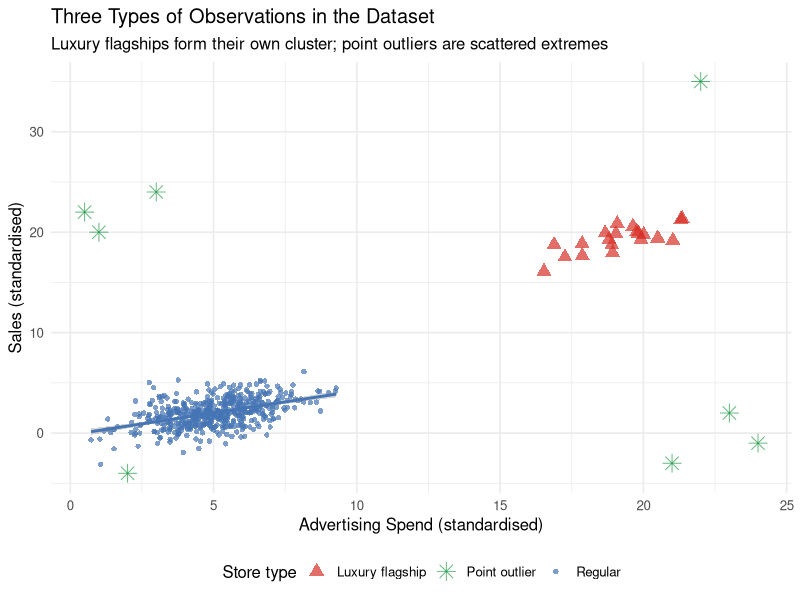
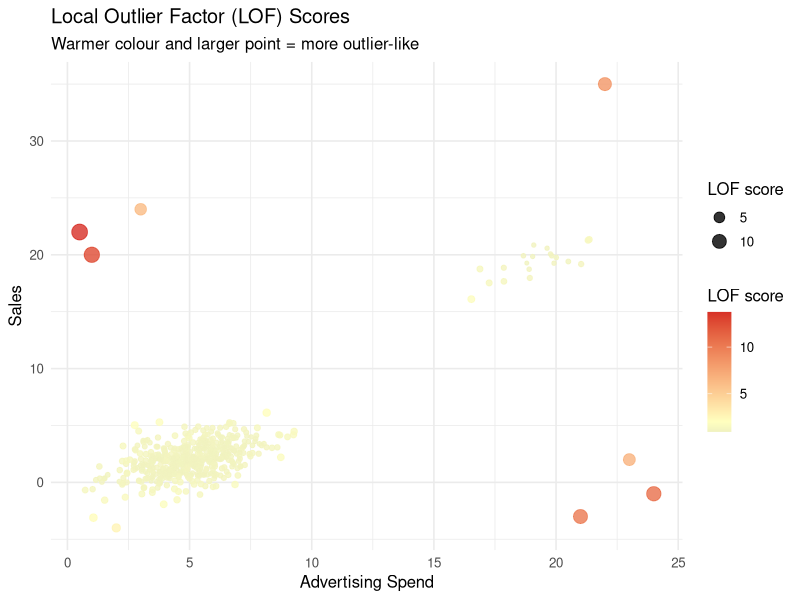
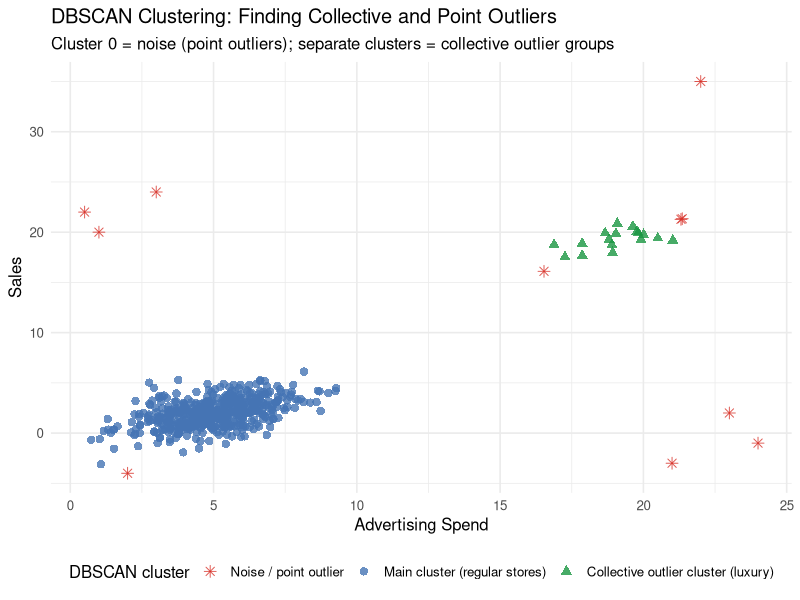
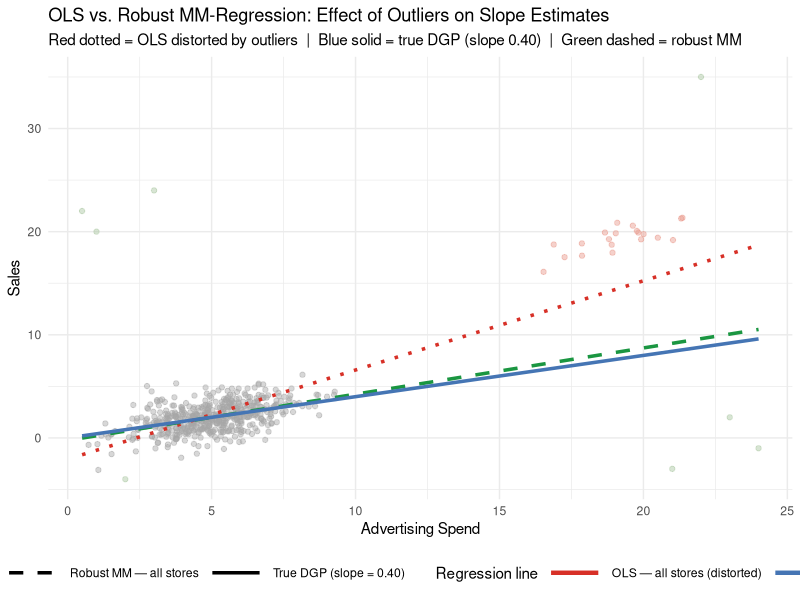
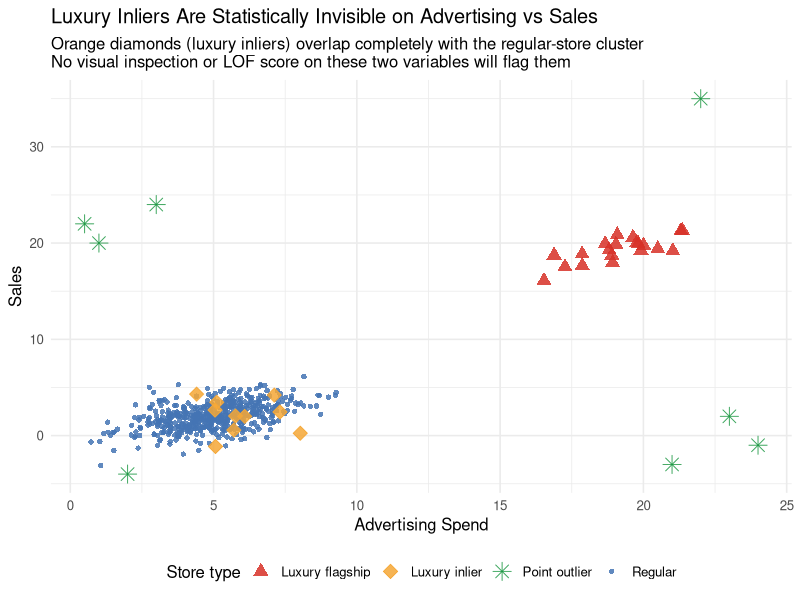
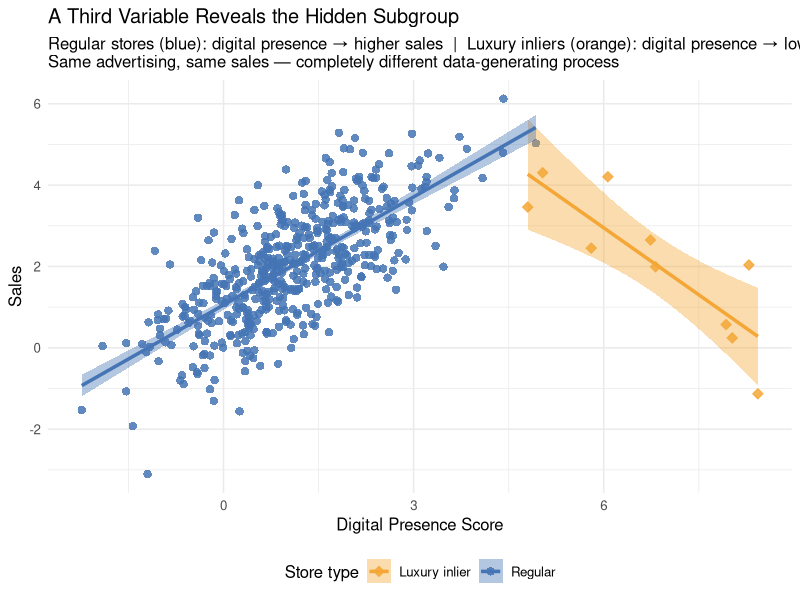

Recreate these plots in R, in order.
## ---- chunk 1
knitr::opts_chunk$set(
  echo = TRUE,
  fig.width = 8,
  fig.height = 5,
  fig.path = "figs/",
  dev = "svg"
)

dir.create("figs", recursive = TRUE, showWarnings = FALSE)
## ---- chunk 2
#| code-summary: "▶ Load required packages"
# Uncomment to install if needed:
# install.packages(c("lavaan", "semTools", "MASS", "ggplot2",
#                    "dplyr", "tidyr", "corrplot", "knitr", "lmtest",
#                    "mclust", "dbscan"))

library(lavaan)       # CFA and SEM (Cases 1 and 3)
library(semTools)     # htmt() and auxiliary SEM tools (Cases 1 and 3)
library(MASS)         # mvrnorm(): generate multivariate normal data (all cases)
library(ggplot2)      # Visualizations (all cases)
library(dplyr)        # Data manipulation (all cases)
library(tidyr)        # Data reshaping (Cases 2 and 3)
library(corrplot)     # Correlation heatmap (Case 1)
library(knitr)        # Nicely formatted tables (all cases)
library(lmtest)       # Breusch-Pagan heteroskedasticity test (Case 2)
library(mclust)       # Gaussian mixture models / latent class analysis (Case 4)
library(dbscan)       # Local outlier factor and DBSCAN clustering (Case 5)
## ---- chunk 3
#| code-summary: "▶ Simulate store dataset with collective and point outliers"
set.seed(2025)

# ── Regular stores ─────────────────────────────────────────────────────────────
# True DGP: sales = 0.40 * advertising + noise   (slope = 0.40, no intercept)
n_reg <- 500
adv_reg   <- rnorm(n_reg, mean = 5, sd = 1.5)
sales_reg <- 0.4 * adv_reg + rnorm(n_reg, sd = 1.2)

# ── Luxury flagship stores (collective outliers) ───────────────────────────────
# Different economic model: much higher advertising, steeper returns to advertising.
# Their cluster (centroid ≈ 20, 20) is far from the regular cluster (≈ 5, 2) —
# the "between-cluster" slope is ~1.2, which will pull OLS well above 0.40.
n_lux <- 20
adv_lux   <- rnorm(n_lux, mean = 20, sd = 1.5)
sales_lux <- 0.90 * adv_lux + rnorm(n_lux, sd = 0.8) + 2   # steeper slope, similar absolute level

# ── Point outliers (individual extreme observations) ───────────────────────────
n_pt  <- 8
adv_pt   <- c(24, 0.5, 2, 22, 1, 23, 3, 21)     # extreme advertising values
sales_pt <- c(-1, 22, -4, 35, 20,  2, 24, -3)   # extreme / inconsistent sales

# ── Combine into single dataset ────────────────────────────────────────────────
df5 <- data.frame(
  advertising = c(adv_reg,    adv_lux,    adv_pt),
  sales       = c(sales_reg,  sales_lux,  sales_pt),
  store_type  = c(rep("Regular",        n_reg),
                  rep("Luxury flagship", n_lux),
                  rep("Point outlier",   n_pt))
)
## ---- chunk 4
#| code-summary: "▶ Plot: stores colored by true type"
ggplot(df5, aes(x = advertising, y = sales, colour = store_type, shape = store_type)) +
  geom_point(aes(size = store_type), alpha = 0.7) +
  geom_smooth(data = filter(df5, store_type == "Regular"),
              method = "lm", se = TRUE, colour = "#4575b4",
              linewidth = 1.0, inherit.aes = FALSE,
              aes(x = advertising, y = sales)) +
  scale_colour_manual(
    values = c("Regular"         = "#4575b4",
               "Luxury flagship" = "#d73027",
               "Point outlier"   = "#1a9641"),
    name   = "Store type"
  ) +
  scale_shape_manual(
    values = c("Regular" = 16, "Luxury flagship" = 17, "Point outlier" = 8),
    name   = "Store type"
  ) +
  scale_size_manual(
    values = c("Regular" = 1.5, "Luxury flagship" = 3.5, "Point outlier" = 4),
    name   = "Store type"
  ) +
  labs(
    x        = "Advertising Spend (standardised)",
    y        = "Sales (standardised)",
    title    = "Three Types of Observations in the Dataset",
    subtitle = "Luxury flagships form their own cluster; point outliers are scattered extremes"
  ) +
  theme_minimal(base_size = 12) +
  theme(legend.position = "bottom")
## ---- chunk 5
#| code-summary: "▶ Compute LOF scores and visualize"
# Standardise the variables before computing LOF
df5_scaled <- data.frame(
  advertising = scale(df5$advertising),
  sales       = scale(df5$sales)
)

# Compute LOF scores (minPts = number of neighbours to consider)
df5$lof_score <- dbscan::lof(df5_scaled, minPts = 10)

# Visualise LOF scores
ggplot(df5, aes(x = advertising, y = sales,
                colour = lof_score, size = lof_score)) +
  geom_point(alpha = 0.8) +
  scale_colour_gradient2(low = "#4575b4", mid = "#ffffbf", high = "#d73027",
                         midpoint = 2, name = "LOF score") +
  scale_size_continuous(range = c(1, 5), name = "LOF score") +
  labs(
    x        = "Advertising Spend",
    y        = "Sales",
    title    = "Local Outlier Factor (LOF) Scores",
    subtitle = "Warmer colour and larger point = more outlier-like"
  ) +
  theme_minimal(base_size = 12) +
  theme(legend.position = "right")
## ---- chunk 6
#| code-summary: "▶ Table: top outliers by LOF score"
# Show the top outliers by LOF score
df5 |>
  arrange(desc(lof_score)) |>
  select(advertising, sales, store_type, lof_score) |>
  head(15) |>
  mutate(across(where(is.numeric), \(x) round(x, 2))) |>
  kable(
    col.names = c("Advertising", "Sales", "Store Type", "LOF Score"),
    caption   = "Top 15 Observations by LOF Score (highest = most outlier-like)"
  )
## ---- chunk 7
#| code-summary: "▶ DBSCAN clustering — find collective outlier cluster"
# Fit DBSCAN
# eps: maximum distance to be considered a "neighbour"
# minPts: minimum cluster size
dbscan_fit <- dbscan::dbscan(df5_scaled, eps = 0.4, minPts = 4)
df5$cluster <- factor(dbscan_fit$cluster)

ggplot(df5, aes(x = advertising, y = sales,
                colour = cluster, shape = cluster)) +
  geom_point(size = 2.5, alpha = 0.8) +
  scale_colour_manual(
    values = c("0" = "#d73027",   # noise = red (point outliers)
               "1" = "#4575b4",   # main cluster = blue
               "2" = "#1a9641",   # luxury cluster = green
               "3" = "#fdae61"),  # any additional cluster
    labels = c("0" = "Noise / point outlier",
               "1" = "Main cluster (regular stores)",
               "2" = "Collective outlier cluster (luxury)",
               "3" = "Additional cluster"),
    name   = "DBSCAN cluster",
    drop   = FALSE
  ) +
  scale_shape_manual(
    values = c("0" = 8, "1" = 16, "2" = 17, "3" = 15),
    labels = c("0" = "Noise / point outlier",
               "1" = "Main cluster (regular stores)",
               "2" = "Collective outlier cluster (luxury)",
               "3" = "Additional cluster"),
    name   = "DBSCAN cluster",
    drop   = FALSE
  ) +
  labs(
    x        = "Advertising Spend",
    y        = "Sales",
    title    = "DBSCAN Clustering: Finding Collective and Point Outliers",
    subtitle = "Cluster 0 = noise (point outliers); separate clusters = collective outlier groups"
  ) +
  theme_minimal(base_size = 12) +
  theme(legend.position = "bottom")
## ---- chunk 8
#| code-summary: "▶ OLS vs. robust MM-regression coefficient comparison"
# ── Fit regression models ─────────────────────────────────────────────────────
m_ols_all <- lm(sales ~ advertising, data = df5)
m_robust  <- MASS::rlm(sales ~ advertising, data = df5, method = "MM")
# True DGP: sales = 0.4 * advertising (known from simulation — slope = 0.40)

# ── Compare coefficients against true DGP ────────────────────────────────────
coef_compare5 <- data.frame(
  Model = c("OLS — all stores (distorted by outliers)",
            "True DGP (known from simulation)",
            "Robust MM-estimation — all stores"),
  `Advertising coefficient` = round(c(coef(m_ols_all)["advertising"],
                                      0.40,
                                      coef(m_robust)["advertising"]), 3)
)

kable(coef_compare5,
      col.names = c("Model", "Advertising Coefficient"),
      caption   = "OLS vs. Robust MM-Regression: The luxury flagship cluster and point outliers pull OLS well above the true DGP slope; MM-estimation recovers close to 0.40.")
## ---- chunk 9
#| code-summary: "▶ Plot: OLS vs. robust MM regression lines"
# Generate prediction lines
x_seq <- seq(min(df5$advertising), max(df5$advertising), length.out = 300)
newdat <- data.frame(advertising = x_seq)

pred_lines <- data.frame(
  advertising = rep(x_seq, 3),
  sales       = c(predict(m_ols_all, newdata = newdat),
                  0.40 * x_seq,                          # True DGP: slope = 0.40, intercept = 0
                  predict(m_robust,  newdata = newdat)),
  model       = rep(c("OLS — all stores (distorted)",
                      "True DGP (slope = 0.40)",
                      "Robust MM — all stores"),
                    each = length(x_seq))
)

line_colors <- c(
  "OLS — all stores (distorted)" = "#d73027",
  "True DGP (slope = 0.40)"     = "#4575b4",
  "Robust MM — all stores"      = "#1a9641"
)
line_types <- c(
  "OLS — all stores (distorted)" = "dotted",
  "True DGP (slope = 0.40)"     = "solid",
  "Robust MM — all stores"      = "dashed"
)

ggplot() +
  geom_point(data = df5,
             aes(x = advertising, y = sales, colour = store_type),
             alpha = 0.45, size = 1.5) +
  geom_line(data = pred_lines,
            aes(x = advertising, y = sales, colour = model, linetype = model),
            linewidth = 1.2) +
  scale_colour_manual(
    values = c(
      "Regular"                      = "grey65",
      "Luxury flagship"              = "#e8998d",
      "Point outlier"                = "#a8c5a0",
      "OLS — all stores (distorted)" = "#d73027",
      "True DGP (slope = 0.40)"     = "#4575b4",
      "Robust MM — all stores"      = "#1a9641"
    ),
    breaks = c("OLS — all stores (distorted)",
               "True DGP (slope = 0.40)",
               "Robust MM — all stores"),
    name = "Regression line"
  ) +
  scale_linetype_manual(values = line_types, name = "Regression line") +
  guides(colour   = guide_legend(order = 1, override.aes = list(linewidth = 1.5)),
         linetype = guide_legend(order = 1)) +
  labs(
    x        = "Advertising Spend",
    y        = "Sales",
    title    = "OLS vs. Robust MM-Regression: Effect of Outliers on Slope Estimates",
    subtitle = "Red dotted = OLS distorted by outliers  |  Blue solid = true DGP (slope 0.40)  |  Green dashed = robust MM"
  ) +
  theme_minimal(base_size = 11) +
  theme(legend.position  = "bottom",
        legend.direction = "horizontal",
        legend.key.width = unit(1.5, "cm"))
## ---- chunk 10
#| code-summary: "▶ Sensitivity table: OLS vs. robust MM coefficients"
# Extract and compare key summary stats
sens_df <- data.frame(
  Method = c("OLS (all stores)", "Robust MM-estimation (all stores)"),
  `Intercept` = round(c(coef(m_ols_all)[1], coef(m_robust)[1]), 3),
  `Advertising slope` = round(c(coef(m_ols_all)[2], coef(m_robust)[2]), 3)
)

kable(sens_df,
      col.names = c("Method", "Intercept", "Advertising Slope"),
      caption   = "Sensitivity Check: OLS vs. Robust MM-Estimation Coefficients")
## ---- chunk 11
#| code-summary: "▶ Add luxury inliers + digital presence variable (extends df5)"
set.seed(42)
n_lux_in <- 10

# Luxury inliers: advertising and sales deliberately overlap with regular stores.
# On the main two dimensions, they are statistically indistinguishable.
adv_in   <- rnorm(n_lux_in, mean = 5.2, sd = 1.4)
sales_in <- 0.38 * adv_in + rnorm(n_lux_in, sd = 1.15)

# Third variable: digital presence score (0–10 composite: social media, web traffic,
# online reviews). Key distinction in the data-generating process:
#   Regular stores:      POSITIVE slope — mass-market brands benefit from digital reach.
#   Luxury inliers:      NEGATIVE slope — digital overexposure erodes brand exclusivity.
dp_reg <- 0.55 * sales_reg + rnorm(n_reg,    mean = 0, sd = 0.80)
dp_in  <- -0.65 * sales_in  + rnorm(n_lux_in, mean = 0, sd = 0.50) + 8.0

# Assign neutral digital scores to the obvious outlier groups (not the focus here)
dp_lux <- rnorm(n_lux, mean = 6.5, sd = 0.6)
dp_pt  <- rnorm(n_pt,  mean = 3.0, sd = 0.8)

# Extended dataset: all original stores + luxury inliers
df5_ext <- data.frame(
  advertising      = c(adv_reg,      adv_lux,       adv_pt,      adv_in),
  sales            = c(sales_reg,    sales_lux,     sales_pt,    sales_in),
  digital_presence = c(dp_reg,       dp_lux,        dp_pt,       dp_in),
  store_type       = c(rep("Regular",          n_reg),
                       rep("Luxury flagship",  n_lux),
                       rep("Point outlier",    n_pt),
                       rep("Luxury inlier",    n_lux_in))
)
## ---- chunk 12
#| code-summary: "▶ Plot: four store types — inliers hidden inside regular cluster"
type_cols  <- c("Regular"         = "#4575b4",
                "Luxury flagship" = "#d73027",
                "Point outlier"   = "#1a9641",
                "Luxury inlier"   = "#f4a736")
type_shps  <- c("Regular"         = 16, "Luxury flagship" = 17,
                "Point outlier"   = 8,  "Luxury inlier"   = 23)
type_szs   <- c("Regular"         = 1.5, "Luxury flagship" = 3.5,
                "Point outlier"   = 4.0, "Luxury inlier"   = 3.5)

ggplot(df5_ext,
       aes(x = advertising, y = sales,
           colour = store_type, fill = store_type,
           shape = store_type, size = store_type)) +
  geom_point(alpha = 0.85) +
  scale_colour_manual(values = type_cols, name = "Store type") +
  scale_fill_manual(values   = type_cols, name = "Store type") +
  scale_shape_manual(values  = type_shps, name = "Store type") +
  scale_size_manual(values   = type_szs,  name = "Store type") +
  labs(
    x        = "Advertising Spend",
    y        = "Sales",
    title    = "Luxury Inliers Are Statistically Invisible on Advertising vs Sales",
    subtitle = paste0("Orange diamonds (luxury inliers) overlap completely with the regular-store cluster\n",
                      "No visual inspection or LOF score on these two variables will flag them")
  ) +
  theme_minimal(base_size = 12) +
  theme(legend.position = "bottom")
## ---- chunk 13
#| code-summary: "▶ LOF scores by group: inliers are indistinguishable from regular stores"
df5_ext_scaled <- scale(df5_ext[, c("advertising", "sales")])
df5_ext$lof2d  <- dbscan::lof(df5_ext_scaled, minPts = 10)

df5_ext |>
  group_by(store_type) |>
  summarise(
    `Mean LOF`  = round(mean(lof2d), 2),
    `Max LOF`   = round(max(lof2d),  2),
    `Pct > 2.0` = paste0(round(100 * mean(lof2d > 2.0), 0), "%"),
    n           = n(),
    .groups = "drop"
  ) |>
  arrange(desc(`Mean LOF`)) |>
  kable(caption = paste0(
    "LOF scores by store type (advertising + sales only). ",
    "Inliers are statistically indistinguishable from regular stores — ",
    "any threshold you set will miss them."
  ))
## ---- chunk 14
#| code-summary: "▶ Digital presence vs sales: opposite slopes reveal the hidden subgroup"
reg_and_inliers <- filter(df5_ext, store_type %in% c("Regular", "Luxury inlier"))

ggplot(reg_and_inliers,
       aes(x = digital_presence, y = sales,
           colour = store_type, fill = store_type, shape = store_type)) +
  geom_point(size = 2.5, alpha = 0.85) +
  geom_smooth(aes(group = store_type), method = "lm", se = TRUE,
              linewidth = 1.2) +
  scale_colour_manual(
    values = c("Regular" = "#4575b4", "Luxury inlier" = "#f4a736"),
    name   = "Store type"
  ) +
  scale_fill_manual(
    values = c("Regular" = "#4575b4", "Luxury inlier" = "#f4a736"),
    name   = "Store type"
  ) +
  scale_shape_manual(
    values = c("Regular" = 16, "Luxury inlier" = 23),
    name   = "Store type"
  ) +
  labs(
    x        = "Digital Presence Score",
    y        = "Sales",
    title    = "A Third Variable Reveals the Hidden Subgroup",
    subtitle = paste0(
      "Regular stores (blue): digital presence \u2192 higher sales  |  ",
      "Luxury inliers (orange): digital presence \u2192 lower sales\n",
      "Same advertising, same sales — completely different data-generating process"
    )
  ) +
  theme_minimal(base_size = 12) +
  theme(legend.position = "bottom")
## ---- chunk 15
#| code-summary: "▶ How inliers bias the digital presence coefficient"
m_pooled <- lm(sales ~ advertising + digital_presence,
               data = filter(df5_ext, store_type %in% c("Regular", "Luxury inlier")))
m_clean  <- lm(sales ~ advertising + digital_presence,
               data = filter(df5_ext, store_type == "Regular"))
# True DGP for regular stores: digital_presence coefficient ≈ +0.55

data.frame(
  Model = c(
    "Pooled: regular + luxury inliers (contaminated)",
    "Regular stores only — true DGP"
  ),
  `Advertising coef`      = round(c(coef(m_pooled)["advertising"],
                                     coef(m_clean)["advertising"]),      3),
  `Digital presence coef` = round(c(coef(m_pooled)["digital_presence"],
                                     coef(m_clean)["digital_presence"]), 3)
) |>
  kable(
    col.names = c("Model", "Advertising Coef", "Digital Presence Coef"),
    caption   = paste0(
      "Luxury inliers attenuate or reverse the digital presence coefficient. ",
      "True value for regular stores \u2248 +0.55. ",
      "No outlier diagnostic on advertising + sales would prompt you to investigate."
    )
  )
